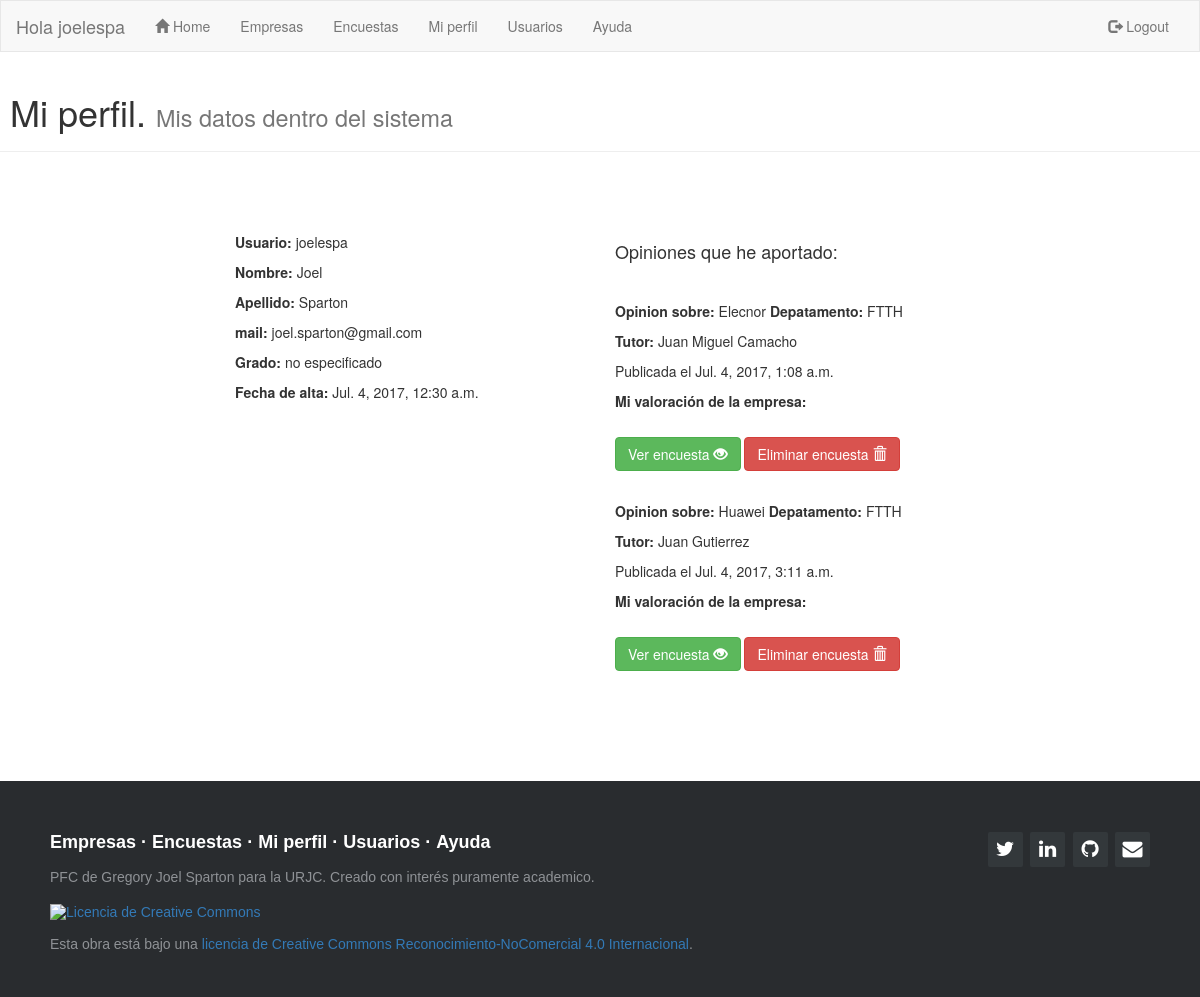
Page /usuarios/miperfil/ (signed in) on the earlier database version.
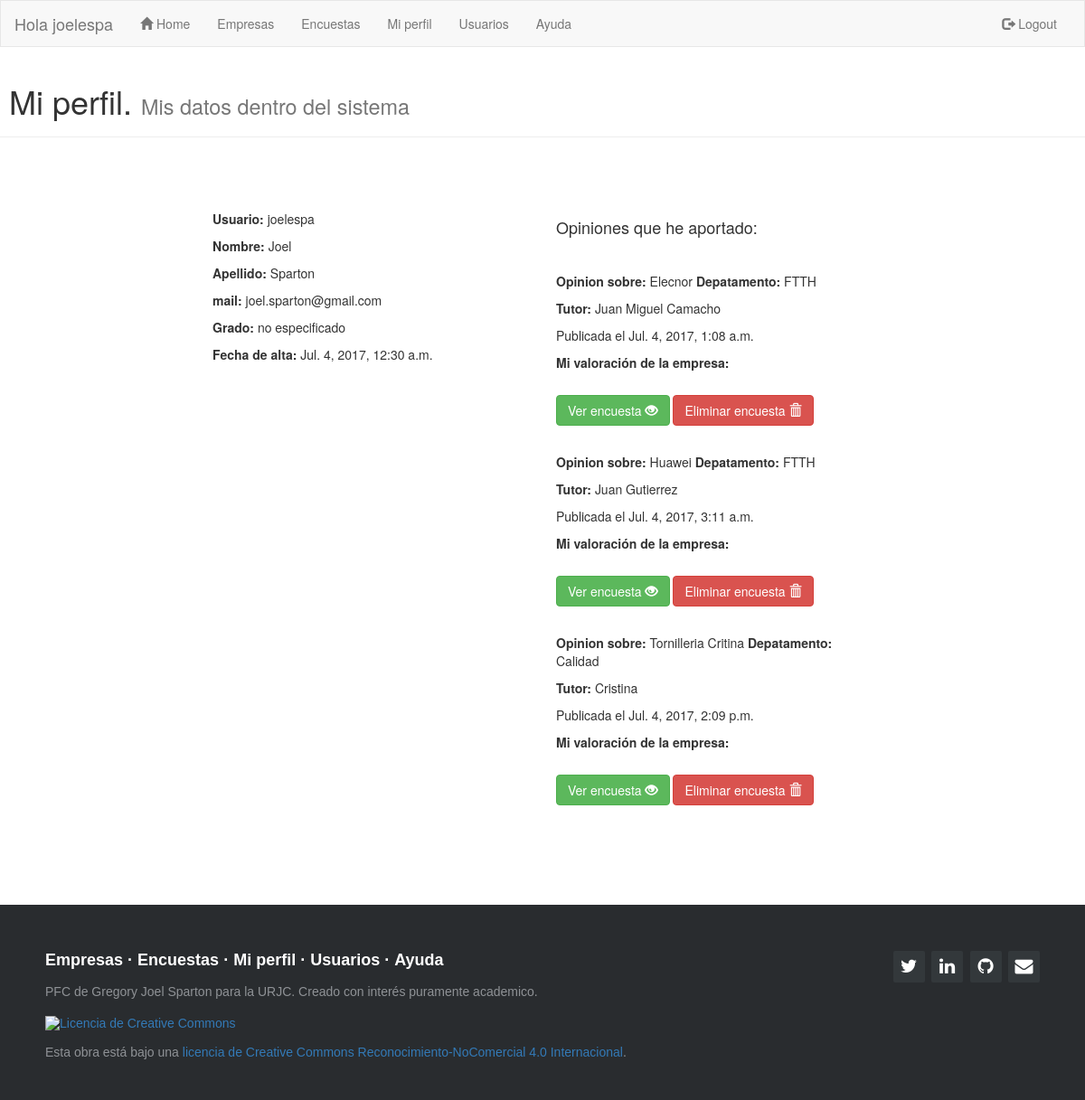
Same page on the later database version.
### sopa/models.py (models this page shows)
class encuestas(models.Model):
    user = models.TextField(max_length=20,null=True,blank=True,default='')
    nombre_empresa = models.TextField(max_length=30,null=True,blank=True,default='')
    tutor = models.TextField(max_length=20,null=True,blank=True,default='')
    departamento = models.TextField(max_length=20,null=True,blank=True,default='')
    id_encuesta = models.IntegerField(null=True,blank=True,default='0')
    created_date = models.DateTimeField(default=timezone.now)
    pf1 = models.TextField(max_length=20,null=True,blank=True,default='')
    pf11 = models.TextField(max_length=20,null=True,blank=True,default='')
    pf2 = models.TextField(max_length=20,null=True,blank=True,default='')
    pf22 = models.TextField(max_length=20,null=True,blank=True,default='')
    pb1 = models.TextField(max_length=20,null=True,blank=True,default='')
    pb2 = models.TextField(max_length=20,null=True,blank=True,default='')
    pb3 = models.TextField(max_length=20,null=True,blank=True,default='')
    pb4 = models.TextField(max_length=20,null=True,blank=True,default='')
    ps1 = models.TextField(max_length=20,null=True,blank=True,default='')
    ps2 = models.TextField(max_length=20,null=True,blank=True,default='')
    ps3 = models.TextField(max_length=20,null=True,blank=True,default='')
    ps4 = models.TextField(max_length=20,null=True,blank=True,default='')
    ps5 = models.TextField(max_length=20,null=True,blank=True,default='')
    ps6 = models.TextField(max_length=20,null=True,blank=True,default='')
    ps7 = models.TextField(max_length=20,null=True,blank=True,default='')
    pa1 = models.TextField(max_length=20,null=True,blank=True,default='')
    pa2 = models.TextField(max_length=20,null=True,blank=True,default='')
    nota = models.IntegerField(null=True,blank=True,default='0')

### sopa/views.py (the view)
# urls.py: url(r'^usuarios/miperfil/$', views.miperfil, name='mi_perfil'),
@login_required
def miperfil(request):
    usuario = get_object_or_404(usuarios, username = request.user)
    try:
        grado = grados.objects.get(id_grado=usuario.id_grado)
    except ObjectDoesNotExist:
        grado = "no especificado"
    op = encuestas.objects.filter(user = usuario.username).order_by('created_date')
    if op:
        aux=""
        opiniones = op
    else:
        aux="No he añadido opiniones"
        opiniones = ""
    return render(request, 'sopa/perfil_usuario.html', {'titulo': 'SOPA Mi perfil' ,'usuario' : usuario, 'grado' : grado, 'opinion' : opiniones, 'aux' : aux})

### sopa/templates/sopa/perfil_usuario.html (shortened to what this page needs)
{% extends "sopa/index.html" %}
{% block content %}
<div class="page-header">
  <h1>&nbsp;Mi perfil. <small>Mis datos dentro del sistema</small></h1>
</div>
<div class="container">
    <br />
    <br />
    <br />
<div class ="col-md-4 col-md-offset-2">
<p><b> Usuario:</b> {{usuario.username}} </p>
<p><b> Nombre:</b> {{usuario.first_name}} </p>
<p><b> Apellido:</b> {{usuario.last_name}} </p>
<p><b> mail:</b> {{usuario.email}} </p>
<p><b> Grado:</b> {{grado}}{{grado.nombre_grado}} </p>
<p><b> Fecha de alta:</b> {{usuario.date_joined}}</p>
</div>
<div class ="col-md-4" >
  <h4> Opiniones que he aportado: </h4><br>
  {%for op in opinion%}
  <p><b>Opinion sobre:</b> {{op.nombre_empresa}} <b>Depatamento:</b> {{op.departamento}}</p>
  <p><b> Tutor:</b> {{op.tutor}}</p>
  <p>Publicada el {{op.created_date}}</p>
  <p><b>Mi valoración de la empresa:</b>
    {%if op.nota != 0%} <span class="rating-static rating-{{op.nota}}0"></span></p>
    {%else%} No hay valoraciones</p>
    {%endif%}
  <p><a href='/encuesta/detalle/{{op.pk}}' class="btn btn-success" role="button"> Ver encuesta
      <span class="glyphicon glyphicon-eye-open" aria-hidden="true"></span></a>
    <a href='/encuesta/eliminar/{{op.pk}}' class="btn btn-danger" role="button"> Eliminar encuesta
      <span class="glyphicon glyphicon-trash" aria-hidden="true"></span></a></p>
<br>
  {% endfor %}
</div>
</div>
{% endblock content %}

Differences in the rows shown:
added encuestas: nombre_empresa "Tornilleria Critina", departamento "Calidad", tutor "Cristina", created_date "Jul. 4, 2017, 2:09 p.m.", nota 4 (drawn)
